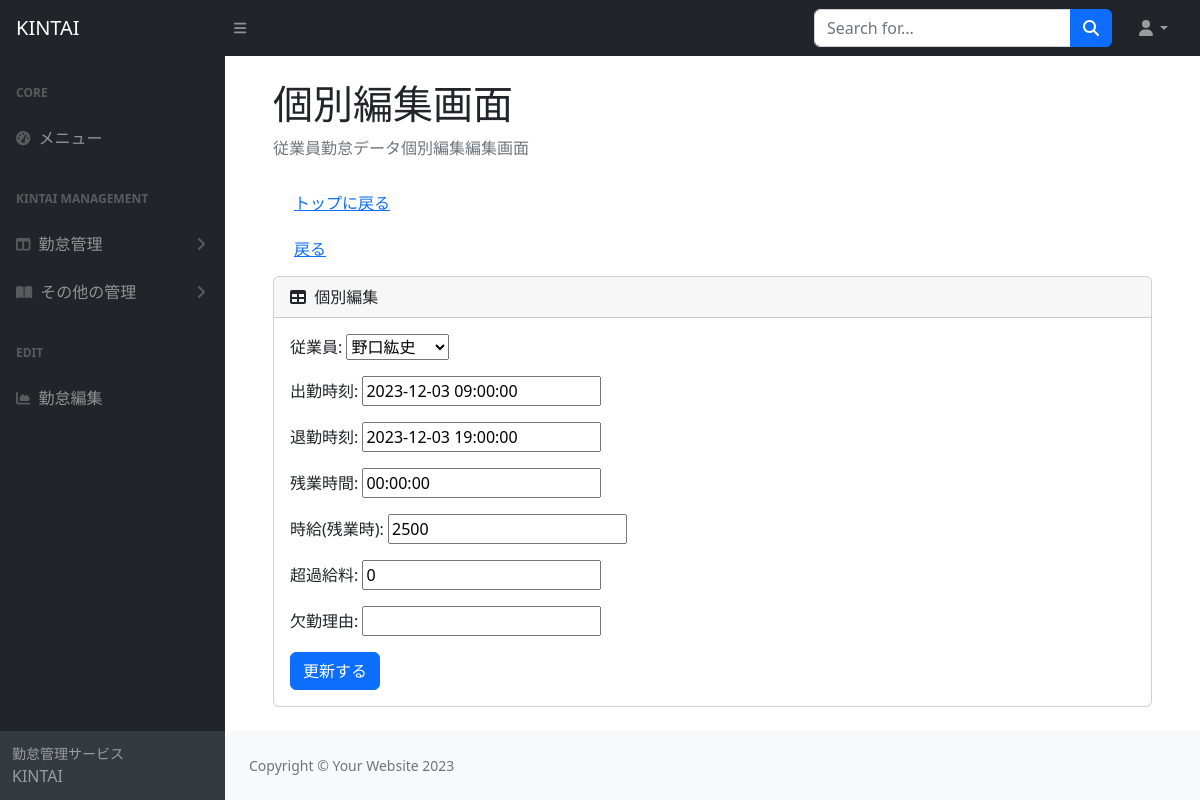
The page /kintai/update/1 on the database its author committed.
### kintai/models.py (models this page shows, shortened)
class KintaiModel(models.Model):
  employee = models.ForeignKey(
    Employee,
    on_delete = models.PROTECT,
    verbose_name ='従業員',
    default = None,
  )
  checkin = models.DateTimeField(
    verbose_name = '出勤時刻'
  )
  checkout = models.DateTimeField(
    verbose_name ='退勤時刻'
  )
  overtime = models.TimeField(
    verbose_name ='残業時間',
    default = '0:00:00'
  )
  hourlypaycheck = models.IntegerField(
      verbose_name="時給(残業時)",
  )
  overpaycheck = models.IntegerField(
    verbose_name = '超過給料'
  )
  """
  overtimealert = models.CharField(
    verbose_name = '残業警告',
    max_length=50,
    default='問題なし',
    blank = True,
  )
  """
  @property
  def overtimealert(self):
    overtime = (self.checkout - self.checkin - datetime.timedelta(hours=9)).seconds
    overtimetarget = (Overtimetarget.objects.last().name.hour * 60 + Overtimetarget.objects.last().name.minute) * 60
    if overtime >= overtimetarget:
      return '残業注意'
    else:
      return ''
  reasonforabsense = models.CharField(
    max_length=50,
    verbose_name = '欠勤理由',
    blank = True,
  )

### kintai/views.py (the view)
# urls.py: path('kintai/update/<int:pk>', KintaiUpdate.as_view(), name='update'),
class KintaiUpdate(UpdateView):
  template_name = 'kintaiapp/update.html'
  model = KintaiModel
  fields = '__all__'
  success_url = reverse_lazy('edit')

### kintai/models.py (called while the page is built)
  def __str__(self):
    return self.name

### kintai/templates/kintaiapp/update.html
{% extends 'base.html' %}
{% block content %}
<main>
  <div class="container-fluid px-4">
    <h1 class="mt-4">個別編集画面</h1>
    <ol class="breadcrumb mb-4">
      <li class="breadcrumb-item active">従業員勤怠データ個別編集編集画面</li>
    </ol>
    <div class="m-2">
      <a href="{% url 'kintaitop' %}" class="btn btn-link" tabindex="-1" role="button" aria-disabled="true">トップに戻る</a>
    </div>
    <div class="m-2">
      <a href="{% url 'edit' %}" class="btn btn-link" tabindex="-1" role="button" aria-disabled="true">戻る</a>
    </div>
    <div class="card mb-4">
      <div class="card-header">
        <i class="fas fa-table me-1"></i>
        個別編集
      </div>
      <div class="card-body">
        <form action="" method="POST">{% csrf_token %}
          {{ form.as_p }}
          <input class="btn btn-primary" type="submit" value="更新する">
        </form>
      </div>
    </div>
  </div>
</main>
{% endblock %}

### rows shown on the page
KintaiModel: employee "野口紘史", checkin "2023-12-03 09:00:00", checkout "2023-12-03 19:00:00", overtime "00:00:00", hourlypaycheck "2500", overpaycheck "0"
